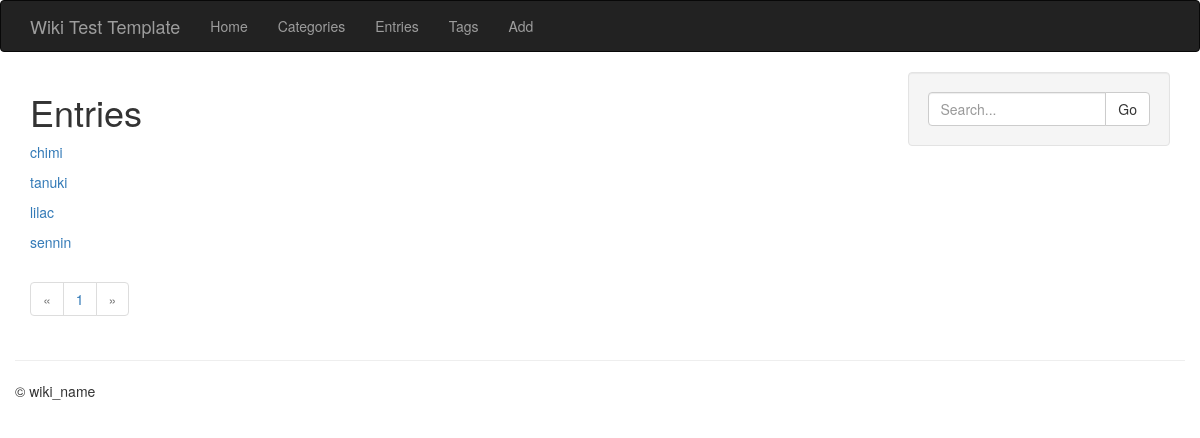
/entries/, run on an earlier commit of the app's database.
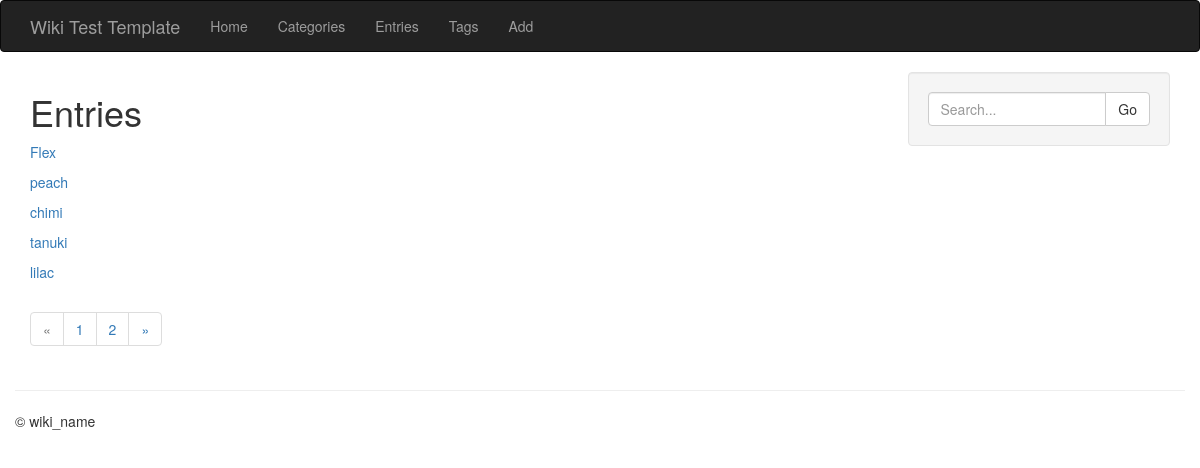
And on a later commit of the database.
### models.py (models this page shows, shortened)
class Entry(db.Model):
    STATUS_PUBLIC = 0
    STATUS_DRAFT = 1
    STATUS_DELETED = 2
    id = db.Column(db.Integer, primary_key=True)
    title = db.Column(db.String(100))
    slug = db.Column(db.String(100), unique=True)
    body = db.Column(db.Text)
    author = db.Column(db.String(100))
    status = db.Column(db.SmallInteger, default=STATUS_PUBLIC)
    created_timestamp = db.Column(db.DateTime, default = datetime.datetime.now)
    modified_timestamp = db.Column(db.DateTime,
    default = datetime.datetime.now,
    onupdate = datetime.datetime.now)
    tags = db.relationship('Tag', secondary = entry_tags,
            backref = db.backref('entries', lazy='dynamic'))
    categories = db.relationship('Category', secondary = entry_categories,
            backref = db.backref('entries', lazy='dynamic'))

### entries/blueprint.py (the view)
@entries.route('/')
def index():
    entries = Entry.query.order_by(Entry.created_timestamp.desc())
    return entry_list('entries/index.html', entries)

### helpers.py (called while the page is built)
def object_list(template_name, query, paginate_by=5, **context):
    page = request.args.get('page')
    if page and page.isdigit():
        page = int(page)
    else:
        page = 1
    object_list = query.paginate(page, paginate_by)
    return render_template(template_name, object_list=object_list, **context)

def entry_list(template, query, **context):
    valid_statuses = (Entry.STATUS_PUBLIC, Entry.STATUS_DRAFT)
    query = query.filter(Entry.status.in_(valid_statuses))
    if request.args.get('q'):
        search = request.args['q']
        query = query.filter(
            (Entry.body.contains(search)) | (Entry.title.contains(search)))
    return object_list(template, query, **context)

### entries/templates/entries/index.html (shortened to what this page needs)
{% extends "entries/base_entries.html" %}
{% block content_title %}Entries{% endblock %}

### templates/includes/list.html
{% for entry in object_list.items %}
    <p><a href="{{ url_for('entries.detail', slug=entry.slug) }}">{{ entry.title }}</a></p>
{% endfor %}

What changed in the data, as far as the page shows it:
no longer on this page (row unchanged): Entry: title "sennin"
added Entry: title "Flex"
added Entry: title "peach"
Also different on the page:
new list line: "2"
